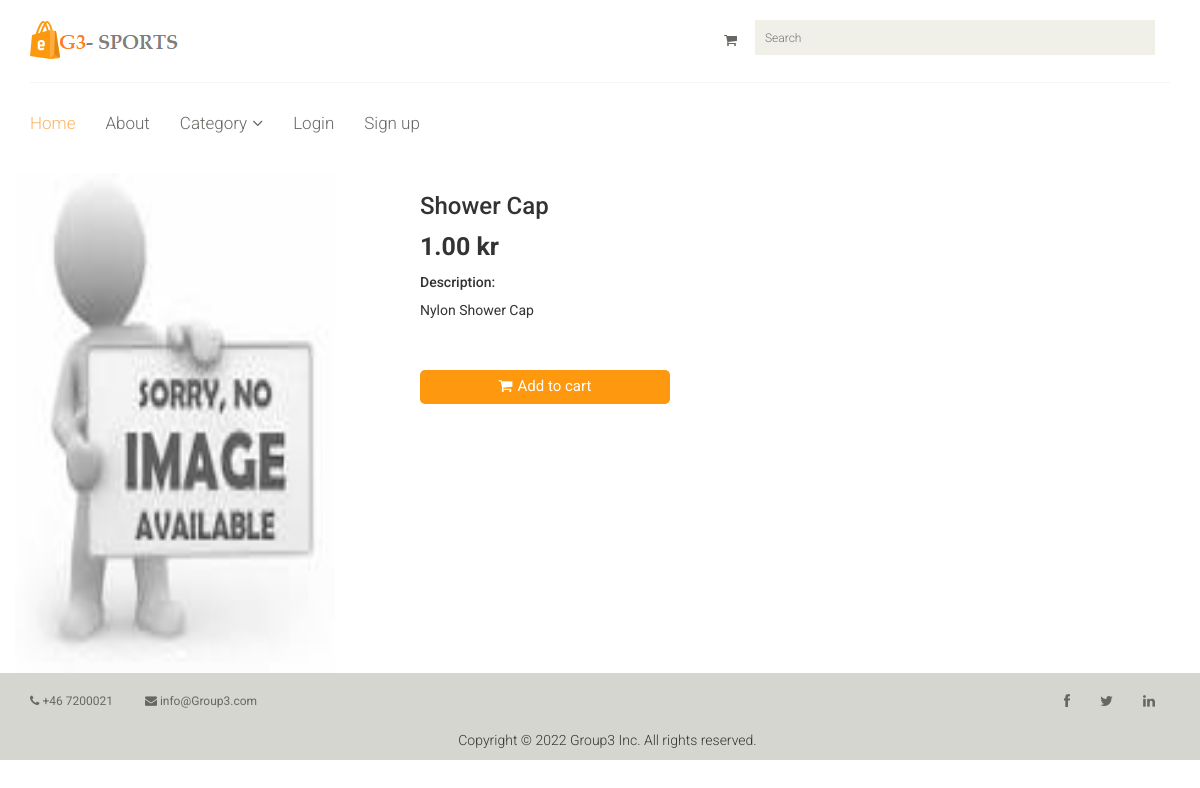
The app's page /onlineapp/product_view/2/ with its own data.
### onlineapp/models.py (models this page shows, shortened)
class Product(models.Model):
    GENDER_F = 0
    GENDER_M = 1
    GENDER_CHOICES = [
        (GENDER_F, 'Female'),
        (GENDER_M, 'Male')
    ]
    name = models.CharField(max_length=50)
    description = models.CharField(max_length=1000)
    productclassification = models.ForeignKey(ProductClassification, on_delete=models.CASCADE)
    gender = models.IntegerField(choices=GENDER_CHOICES,blank=True,null=True)
    price =models.DecimalField(max_digits=10,
                                decimal_places=2,default=0)
    image=models.ImageField(upload_to='product_images',blank=True,default='default_product.jpg')

### onlineapp/views.py (the view)
# urls.py: path('product_view/<int:pid>/', views.product_view,name='product_view'),
def product_view(request, pid):
  product =Product.objects.filter(id=pid).first()
  sizes = ProductSize.objects.filter(product=product)
  reviews = Product_Review.objects.filter(product=product).order_by('-datetime') [:5]
  if request.method=="POST" and request.user.is_authenticated:
    content = request.POST['content']
    review = Product_Review(user= request.user, content=content, product=product)
    review.save()
  return render(request, "onlineapp/product_view.html", {'product':product,
                                                         'sizes':sizes ,
                                                         'reviews':reviews,
                                                         'media_url': MEDIA_URL})

### templates/onlineapp/product_view.html (shortened to what this page needs)
{% extends 'onlineapp/base.html' %}
{% block content %}
<div class="container mt-4">
    <div class="row">
        <div class="col-md-4">
            <div class="row">
                <img src="{{ media_url }}{{product.image}}" alt="" style="width: 320px; height: 500px;">
            </div>
        </div>
        <div class="col-md-8">
            <h3>{{product.name}}</h3>
            <p style="font-size: 25px;"><b>{{product.price}} kr</b></p>
            <h5>Description:</h5>
            <p>{{product.description}}</p>
            <br>
            <br>
            {% if user.is_authenticated %}
            <a href="{% url 'onlineapp:cart_add' 1 %}" class=" btn btn-default add-to-cart"
                style="width: 250px; border: 2px; border-radius:5px; align-self: center ; background-color: #FE980F;color:white;"><i
                    class="fa fa-shopping-cart"></i>Add to cart</a>
            <br>
            <h2>Add Reviews Here</h2>
            <form method="POST" action="/onlineapp/product_view/{{product.id}}/"> {% csrf_token %}
                <div class="form-floating">
                    <textarea class="form-control" placeholder="Leave a comment here" id="floatingTextarea2"
                        style="height: 100px" id="content" name="content"></textarea>
                    <br>
                    <button type="submit" class="btn btn-primary">Add Review</button>
                </div>
            </form>
            <div class="container mt-2">
                <h2>Recent Reviews </h2>
                {% for review in reviews %}
                <div class="card">
                    <div class="card-header">
                        <span style="font-size: 22px;">{{review.user.first_name}} </span> <span
                            style="font-size: 12px;">{{review.datetime}}</span>
                    </div>
                    <div class="card-body">
                        <h6 class="card-text">{{review.content}}</h6>
                    </div>
                </div>
                <br>
                {% endfor %}
            </div>
            {% else %}
            <a href="{% url 'onlineapp:user_login' %}" class="btn btn-default add-to-cart"
                style="width: 250px; border: 2px; border-radius:5px; align-self: center ; background-color: #FE980F;color:white;"><i
                    class="fa fa-shopping-cart"></i>Add to cart</a>
            {% endif %}
        </div>
    </div>
</div>
{% endblock content %}

### static/css/main.css (style rules this page uses)
body { font-family: 'Roboto', sans-serif; background:; position: relative; font-weight:400px; }
a { -webkit-transition: 300ms; -moz-transition: 300ms; -o-transition: 300ms; transition: 300ms; }
h1, h2, h3, h4, h5, h6 { font-family: 'Roboto', sans-serif; }
.add-to-cart { background:#F5F5ED; border: 0 none; border-radius: 0; color: #696763; font-family: 'Roboto', sans-serif; font-size: 15px; margin-bottom: 25px; }
.add-to-cart i { margin-right:5px; }

### records on screen
Product: image (placeholder picture), name "Shower Cap", price "1.00", description "Nylon Shower Cap"
